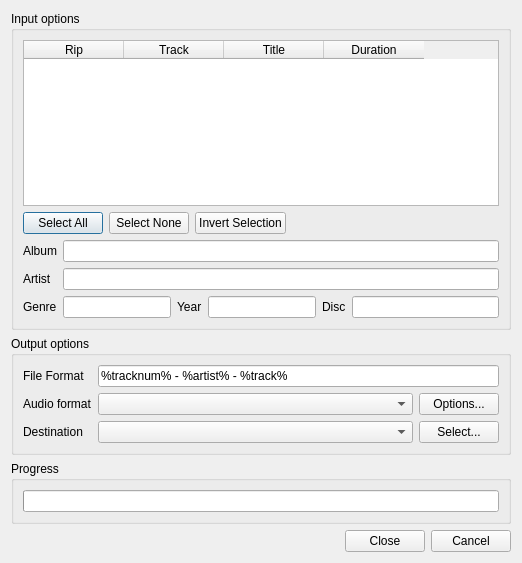
<?xml version="1.0" encoding="UTF-8"?>
<ui version="4.0">
 <class>RipCDDialog</class>
 <widget class="QDialog" name="RipCDDialog">
  <property name="windowModality">
   <enum>Qt::NonModal</enum>
  </property>
  <property name="geometry">
   <rect>
    <x>0</x>
    <y>0</y>
    <width>522</width>
    <height>563</height>
   </rect>
  </property>
  <property name="windowTitle">
   <string>Dialog</string>
  </property>
  <property name="windowIcon">
   <iconset>
    <normaloff>:/icon.png</normaloff>:/icon.png</iconset>
  </property>
  <layout class="QVBoxLayout" name="verticalLayout_2">
   <item>
    <widget class="QGroupBox" name="input_group">
     <property name="title">
      <string>Input options</string>
     </property>
     <layout class="QVBoxLayout" name="verticalLayout">
      <item>
       <layout class="QGridLayout" name="gridLayout_3">
        <item row="1" column="0">
         <widget class="QTableWidget" name="tableWidget">
          <property name="sizePolicy">
           <sizepolicy hsizetype="Expanding" vsizetype="Expanding">
            <horstretch>0</horstretch>
            <verstretch>0</verstretch>
           </sizepolicy>
          </property>
          <property name="columnCount">
           <number>4</number>
          </property>
          <attribute name="horizontalHeaderVisible">
           <bool>true</bool>
          </attribute>
          <attribute name="horizontalHeaderMinimumSectionSize">
           <number>10</number>
          </attribute>
          <attribute name="verticalHeaderVisible">
           <bool>false</bool>
          </attribute>
          <attribute name="verticalHeaderShowSortIndicator" stdset="0">
           <bool>false</bool>
          </attribute>
          <column>
           <property name="text">
            <string>Rip</string>
           </property>
          </column>
          <column>
           <property name="text">
            <string>Track</string>
           </property>
          </column>
          <column>
           <property name="text">
            <string>Title</string>
           </property>
          </column>
          <column>
           <property name="text">
            <string>Duration</string>
           </property>
          </column>
         </widget>
        </item>
        <item row="2" column="0">
         <layout class="QHBoxLayout" name="horizontalLayout">
          <item>
           <widget class="QPushButton" name="select_all_button">
            <property name="text">
             <string>Select All</string>
            </property>
           </widget>
          </item>
          <item>
           <widget class="QPushButton" name="select_none_button">
            <property name="text">
             <string>Select None</string>
            </property>
           </widget>
          </item>
          <item>
           <widget class="QPushButton" name="invert_selection_button">
            <property name="text">
             <string>Invert Selection</string>
            </property>
           </widget>
          </item>
          <item>
           <spacer name="horizontalSpacer">
            <property name="orientation">
             <enum>Qt::Horizontal</enum>
            </property>
            <property name="sizeHint" stdset="0">
             <size>
              <width>40</width>
              <height>20</height>
             </size>
            </property>
           </spacer>
          </item>
         </layout>
        </item>
       </layout>
      </item>
      <item>
       <layout class="QGridLayout" name="gridLayout_2" rowstretch="0,0,0">
        <property name="bottomMargin">
         <number>0</number>
        </property>
        <item row="2" column="3" alignment="Qt::AlignLeft">
         <widget class="QLabel" name="year_label">
          <property name="text">
           <string>Year</string>
          </property>
         </widget>
        </item>
        <item row="2" column="5">
         <widget class="QLabel" name="disc_label">
          <property name="text">
           <string>Disc</string>
          </property>
         </widget>
        </item>
        <item row="0" column="0">
         <widget class="QLabel" name="album_label">
          <property name="text">
           <string>Album</string>
          </property>
         </widget>
        </item>
        <item row="0" column="1" colspan="6">
         <widget class="QLineEdit" name="albumLineEdit"/>
        </item>
        <item row="2" column="6">
         <widget class="QLineEdit" name="discLineEdit">
          <property name="sizePolicy">
           <sizepolicy hsizetype="Expanding" vsizetype="Fixed">
            <horstretch>0</horstretch>
            <verstretch>0</verstretch>
           </sizepolicy>
          </property>
         </widget>
        </item>
        <item row="2" column="4" alignment="Qt::AlignLeft">
         <widget class="QLineEdit" name="yearLineEdit"/>
        </item>
        <item row="1" column="0">
         <widget class="QLabel" name="artist_label">
          <property name="text">
           <string>Artist</string>
          </property>
         </widget>
        </item>
        <item row="2" column="1" colspan="2">
         <widget class="QLineEdit" name="genreLineEdit"/>
        </item>
        <item row="2" column="0" alignment="Qt::AlignLeft">
         <widget class="QLabel" name="genre_label">
          <property name="text">
           <string>Genre</string>
          </property>
         </widget>
        </item>
        <item row="1" column="1" colspan="6">
         <widget class="QLineEdit" name="artistLineEdit"/>
        </item>
       </layout>
      </item>
     </layout>
    </widget>
   </item>
   <item>
    <widget class="QGroupBox" name="output_group">
     <property name="title">
      <string>Output options</string>
     </property>
     <layout class="QGridLayout" name="gridLayout">
      <item row="2" column="2">
       <widget class="QPushButton" name="select">
        <property name="text">
         <string>Select...</string>
        </property>
       </widget>
      </item>
      <item row="0" column="0">
       <widget class="QLabel" name="label_3">
        <property name="text">
         <string>File Format</string>
        </property>
       </widget>
      </item>
      <item row="0" column="1" colspan="2">
       <widget class="QLineEdit" name="format_filename">
        <property name="text">
         <string notr="true">%tracknum% - %artist% - %track%</string>
        </property>
       </widget>
      </item>
      <item row="2" column="0">
       <widget class="QLabel" name="label_2">
        <property name="text">
         <string>Destination</string>
        </property>
       </widget>
      </item>
      <item row="1" column="1">
       <widget class="QComboBox" name="format">
        <property name="sizePolicy">
         <sizepolicy hsizetype="Expanding" vsizetype="Fixed">
          <horstretch>0</horstretch>
          <verstretch>0</verstretch>
         </sizepolicy>
        </property>
       </widget>
      </item>
      <item row="2" column="1">
       <widget class="QComboBox" name="destination">
        <property name="enabled">
         <bool>true</bool>
        </property>
        <property name="sizePolicy">
         <sizepolicy hsizetype="Expanding" vsizetype="Fixed">
          <horstretch>0</horstretch>
          <verstretch>0</verstretch>
         </sizepolicy>
        </property>
       </widget>
      </item>
      <item row="1" column="2">
       <widget class="QPushButton" name="options">
        <property name="text">
         <string>Options...</string>
        </property>
       </widget>
      </item>
      <item row="1" column="0">
       <widget class="QLabel" name="label">
        <property name="text">
         <string>Audio format</string>
        </property>
       </widget>
      </item>
     </layout>
    </widget>
   </item>
   <item>
    <widget class="QGroupBox" name="progress_group">
     <property name="title">
      <string>Progress</string>
     </property>
     <layout class="QVBoxLayout" name="verticalLayout_3">
      <item>
       <widget class="QProgressBar" name="progress_bar"/>
      </item>
     </layout>
    </widget>
   </item>
   <item>
    <widget class="QDialogButtonBox" name="button_box">
     <property name="orientation">
      <enum>Qt::Horizontal</enum>
     </property>
     <property name="standardButtons">
      <set>QDialogButtonBox::Cancel|QDialogButtonBox::Close</set>
     </property>
    </widget>
   </item>
  </layout>
 </widget>
 <tabstops>
  <tabstop>tableWidget</tabstop>
  <tabstop>select_all_button</tabstop>
  <tabstop>select_none_button</tabstop>
  <tabstop>invert_selection_button</tabstop>
  <tabstop>albumLineEdit</tabstop>
  <tabstop>artistLineEdit</tabstop>
  <tabstop>genreLineEdit</tabstop>
  <tabstop>yearLineEdit</tabstop>
  <tabstop>discLineEdit</tabstop>
  <tabstop>format_filename</tabstop>
  <tabstop>format</tabstop>
  <tabstop>options</tabstop>
  <tabstop>destination</tabstop>
  <tabstop>select</tabstop>
  <tabstop>button_box</tabstop>
 </tabstops>
 <resources/>
 <connections/>
</ui>
